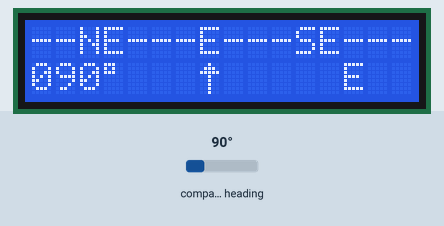
Recording of a sketch running on a simulated Arduino Uno, built with avr-gcc and run on an emulated ATmega328P. Parts: 16×2 character LCD. Inputs (shaded band) come from the test bench; at power-on: compass heading 90°.

Above: at 1.2 s.
1.3 s: compass heading set to 7°
At 2.1 s:
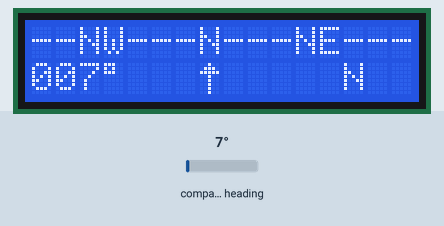
2.8 s: compass heading set to 180°
At 4.1 s:
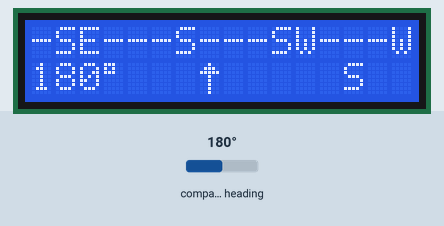
4.4 s: compass heading set to 269°
At 5.3 s:
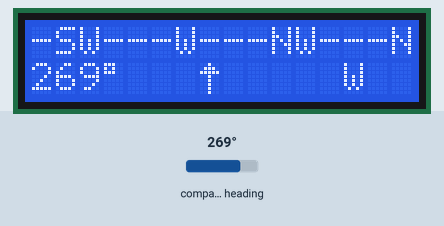
5.9 s: compass heading set to 352°
At 6.4 s:
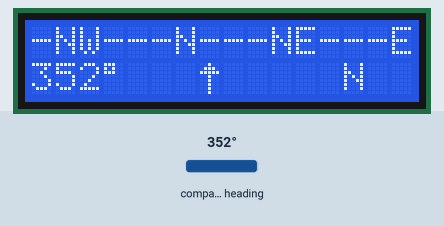
7.4 s: compass heading set to 63°
At 8.6 s:
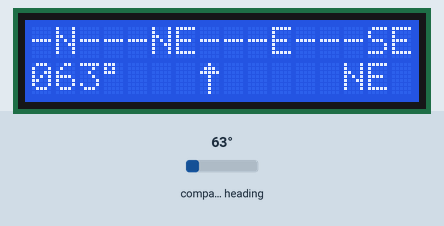
8.9 s: compass heading set to 71°
At 9.7 s:
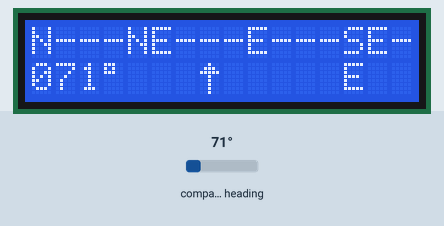
Timing chart, 0 to 11.5 s (numbered marks = the images above; inputs shaded):
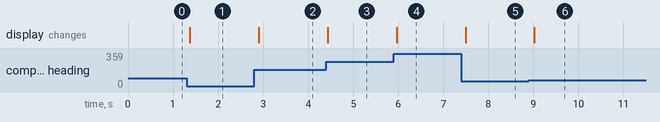

The sketch:

compass.ino
```cpp
#include <QMC5883LCompass.h>
#include <Wire.h>
#include <LiquidCrystal_I2C.h>

QMC5883LCompass compass;
LiquidCrystal_I2C lcd(0x27, 16, 2);

byte needle[8] = {0b00100,0b01110,0b11111,0b00100,0b00100,0b00100,0b00100,0b00100};

// The sliding horizon tape
char tape[] = "---W---NW---N---NE---E---SE---S---SW---W---NW---N---NE---E---";

void setup() {
  Wire.begin();
  lcd.init();
  lcd.backlight();
  lcd.createChar(0, needle);
  compass.init();
}

void loop() {
  compass.read();
  int azimuth = compass.getAzimuth();

  // Normalize to 0-359
  while (azimuth < 0) azimuth += 360;
  while (azimuth >= 360) azimuth -= 360;

  // --- THE FINAL ALIGNMENT ---
  // Changed 12 to 19 to pull 'N' into the center
  int tapePos = map(azimuth, 0, 359, 5, 43);

  lcd.setCursor(0, 0);
  for (int i = 0; i < 16; i++) {
    lcd.print(tape[tapePos + i]);
  }

  // --- ROW 1: DATA & NEEDLE ---
  lcd.setCursor(0, 1);
  if(azimuth < 100) lcd.print("0");
  if(azimuth < 10) lcd.print("0");
  lcd.print(azimuth);
  lcd.print((char)223);

  lcd.setCursor(7, 1); // This puts the needle at column 8
  lcd.write(0);

  lcd.setCursor(12, 1);
  if (azimuth > 337 || azimuth <= 22)      lcd.print(" N  ");
  else if (azimuth > 22 && azimuth <= 67)  lcd.print(" NE ");
  else if (azimuth > 67 && azimuth <= 112) lcd.print(" E  ");
  else if (azimuth > 112 && azimuth <= 157)lcd.print(" SE ");
  else if (azimuth > 157 && azimuth <= 202)lcd.print(" S  ");
  else if (azimuth > 202 && azimuth <= 247)lcd.print(" SW ");
  else if (azimuth > 247 && azimuth <= 292)lcd.print(" W  ");
  else if (azimuth > 292 && azimuth <= 337)lcd.print(" NW ");

  delay(100);
}
```

Measured:
- after the input at 1.3 s, the display: changes after 0.07 s (image 1)
- after the input at 2.8 s, the display: changes after 0.10 s (image 2)
- after the input at 4.4 s, the display: changes at once (image 3)
- after the input at 5.9 s, the display: changes after 0.06 s (image 4)
- after the input at 7.4 s, the display: changes after 0.09 s (image 5)
- after the input at 8.9 s, the display: changes after 0.12 s (image 6)
